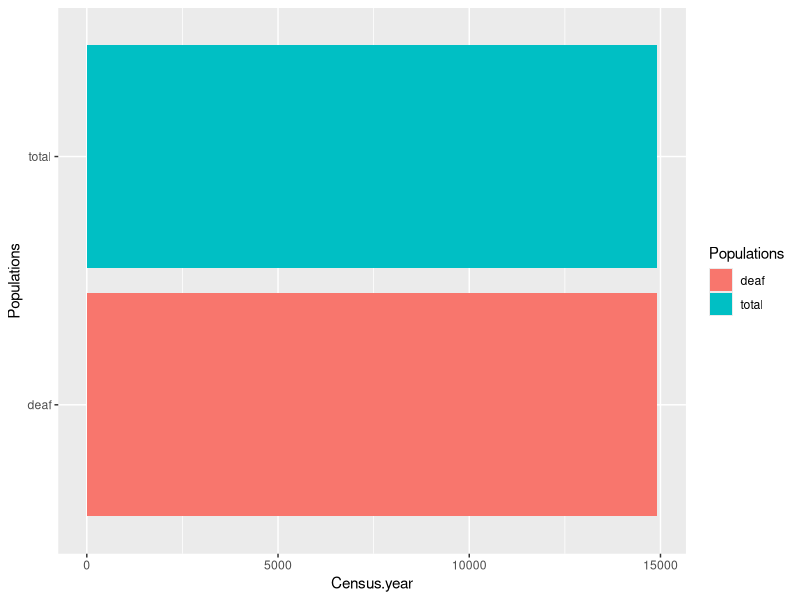
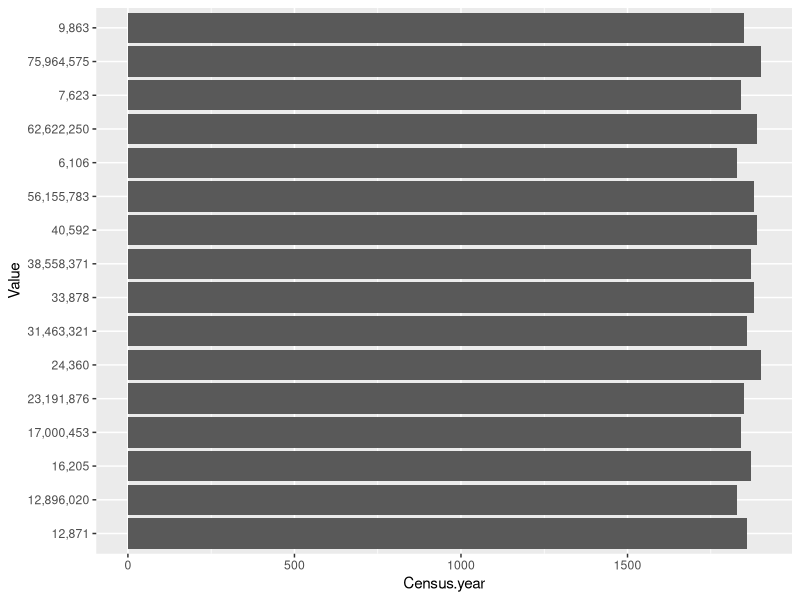

These figures' R source, in order:
getwd()
setwd("/Users/JannelleLegg/Clio3/week5")
list.files()
install.packages("ggplot2")
library(ggplot2)

deafness <- read.csv("CensusPopulation.csv")
deafness

##df <- data.frame(time = factor(c("total","deaf"), levels=c("total","deaf")),Populations = c(0,80000000))

##ggplot(data=deafness, aes(x=Census.year)) + geom_bar(stat="bin")
##ggplot(data=deafness, aes(x=Census.year)) + geom_bar()

ggplot(data=deafness, aes(x=Census.year, y=Populations, fill=Populations)) + geom_bar(stat="identity")
# adding colors

ggplot(data=deafness, aes(x=Census.year, y=Value)) + geom_bar(stat="identity")

df1 <- data.frame (Census.year = factor(c()))
